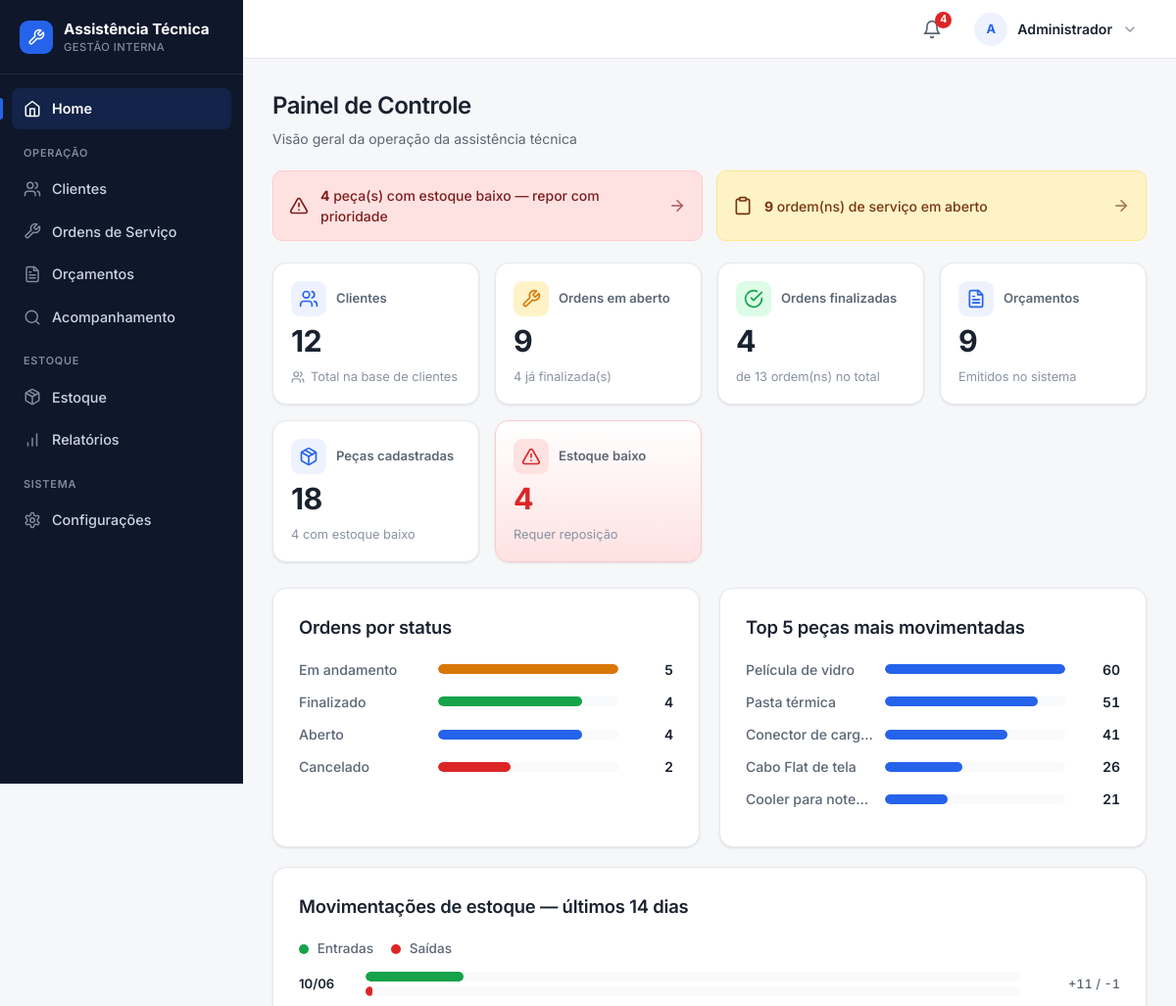
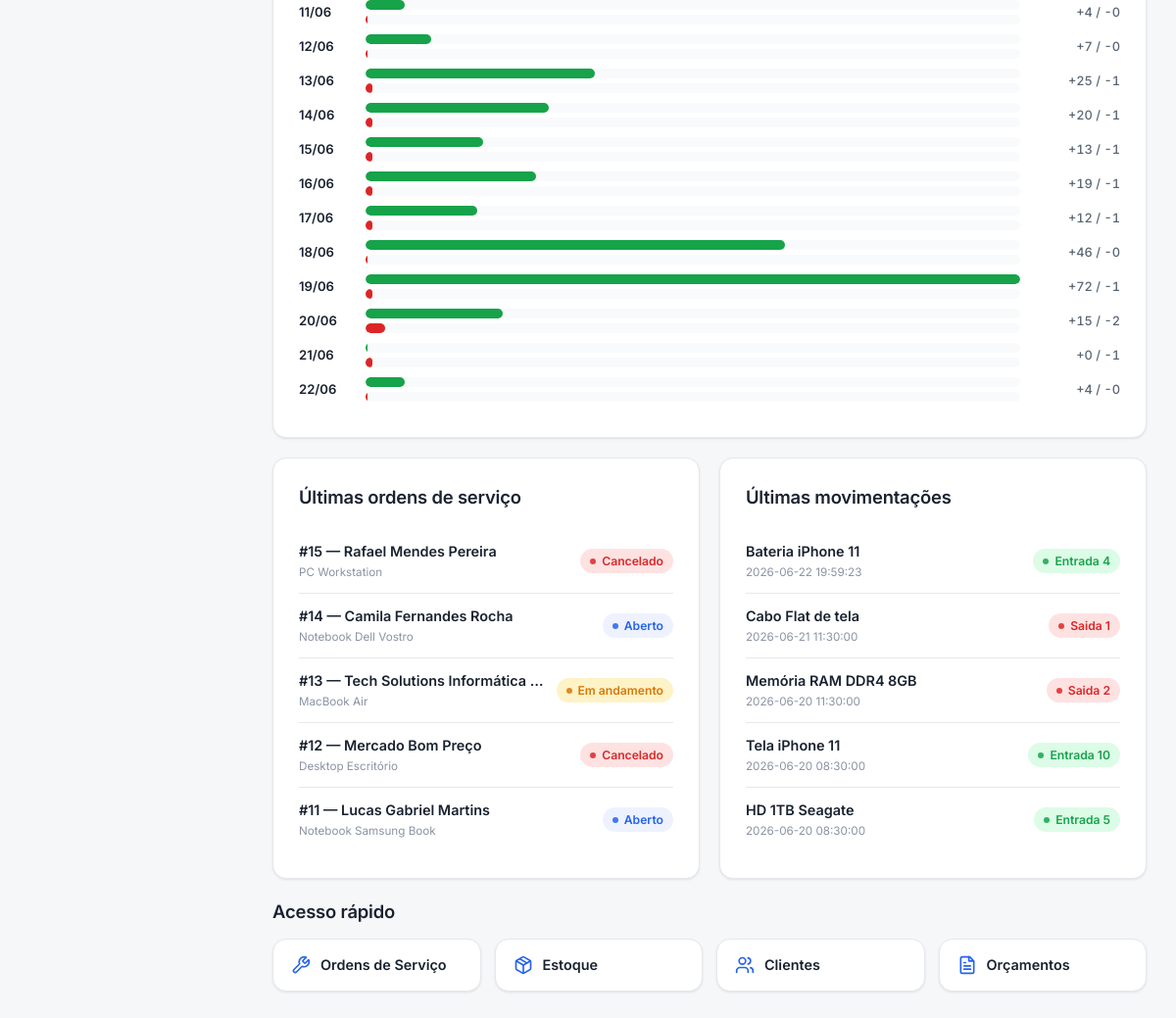
Page / (signed in) on the committed database (2 pictures, top to bottom).
### tables this page shows
CREATE TABLE ordens_servico (
    ordem_id INTEGER PRIMARY KEY AUTOINCREMENT,
    cliente_id INTEGER NOT NULL,
    equipamento TEXT NOT NULL,
    problema_relatado TEXT NOT NULL,
    status TEXT NOT NULL DEFAULT 'Aberto', funcionario_id INTEGER REFERENCES funcionarios(id), data_abertura TEXT, data_finalizacao TEXT, laudo TEXT, garantia TEXT, prazo_entrega TEXT,

    FOREIGN KEY (cliente_id) REFERENCES clientes(id)
);

CREATE TABLE pecas (
    id INTEGER PRIMARY KEY AUTOINCREMENT,
    nome TEXT NOT NULL,
    descricao TEXT,
    quantidade INTEGER NOT NULL DEFAULT 0,
    estoque_minimo INTEGER DEFAULT 1,
    preco_unitario REAL DEFAULT 0,
    fornecedor TEXT
, data_cadastro TEXT);

CREATE TABLE clientes (
    id INTEGER PRIMARY KEY AUTOINCREMENT,
    nome TEXT NOT NULL,
    cpf TEXT UNIQUE,
    telefone TEXT,
    email TEXT,
    endereco TEXT
, data_cadastro TEXT);

CREATE TABLE movimentacoes_estoque (
    id INTEGER PRIMARY KEY AUTOINCREMENT,
    peca_id INTEGER NOT NULL,
    tipo TEXT NOT NULL,
    quantidade INTEGER NOT NULL,
    data_movimentacao TEXT NOT NULL,
    observacao TEXT,

    FOREIGN KEY (peca_id) REFERENCES pecas(id)
);

### routes/home.py (the view)
@home_bp.route("/")
def home():
    db = conectar()
    total_clientes = db.execute(
        "SELECT COUNT(*) AS total FROM clientes"
    ).fetchone()["total"]
    total_pecas = db.execute(
        "SELECT COUNT(*) AS total FROM pecas"
    ).fetchone()["total"]
    total_orcamentos = db.execute(
        "SELECT COUNT(*) AS total FROM orcamentos"
    ).fetchone()["total"]
    ordens_abertas = db.execute(
        "SELECT COUNT(*) AS total FROM ordens_servico WHERE status IN (?, ?)",
        STATUS_EM_ABERTO,
    ).fetchone()["total"]
    ordens_finalizadas = db.execute(
        "SELECT COUNT(*) AS total FROM ordens_servico WHERE status = 'Finalizado'"
    ).fetchone()["total"]
    estoque_baixo = db.execute(
        "SELECT COUNT(*) AS total FROM pecas WHERE quantidade <= estoque_minimo"
    ).fetchone()["total"]
    indicadores = {
        "clientes": total_clientes,
        "ordens_abertas": ordens_abertas,
        "ordens_finalizadas": ordens_finalizadas,
        "orcamentos": total_orcamentos,
        "pecas": total_pecas,
        "estoque_baixo": estoque_baixo,
    }
    linhas_status = db.execute("""
        SELECT status, COUNT(*) AS total
        FROM ordens_servico
        GROUP BY status
        ORDER BY total DESC
    """).fetchall()
    max_status = max((linha["total"] for linha in linhas_status), default=0)
    ordens_por_status = [
        {
            "rotulo": linha["status"],
            "total": linha["total"],
            "porcentagem": _porcentagem(linha["total"], max_status),
        }
        for linha in linhas_status
    ]
    linhas_mov = db.execute("""
        SELECT
            substr(data_movimentacao, 1, 10) AS dia,
            SUM(CASE WHEN tipo = 'Entrada' THEN quantidade ELSE 0 END) AS entradas,
            SUM(CASE WHEN tipo = 'Saida'   THEN quantidade ELSE 0 END) AS saidas
        FROM movimentacoes_estoque
        WHERE date(data_movimentacao) >= date('now', '-13 days')
        GROUP BY dia
        ORDER BY dia
    """).fetchall()
    max_mov = max(
        (max(linha["entradas"], linha["saidas"]) for linha in linhas_mov),
        default=0,
    )
    movimentacoes_periodo = [
        {
            "dia": linha["dia"][8:10] + "/" + linha["dia"][5:7],
            "entradas": linha["entradas"],
            "saidas": linha["saidas"],
            "pct_entradas": _porcentagem(linha["entradas"], max_mov),
            "pct_saidas": _porcentagem(linha["saidas"], max_mov),
        }
        for linha in linhas_mov
    ]
    linhas_top = db.execute("""
        SELECT p.nome AS nome, SUM(m.quantidade) AS total
        FROM movimentacoes_estoque m
        JOIN pecas p ON p.id = m.peca_id
        GROUP BY m.peca_id
        ORDER BY total DESC
        LIMIT 5
    """).fetchall()
    max_top = max((linha["total"] for linha in linhas_top), default=0)
    top_pecas = [
        {
            "nome": linha["nome"],
            "total": linha["total"],
            "porcentagem": _porcentagem(linha["total"], max_top),
        }
        for linha in linhas_top
    ]
    ultimas_ordens = db.execute("""
        SELECT
            o.ordem_id,
            o.equipamento,
            o.status,
            c.nome AS cliente_nome
        FROM ordens_servico o
        JOIN clientes c ON c.id = o.cliente_id
        ORDER BY o.ordem_id DESC
        LIMIT 5
    """).fetchall()
    ultimas_movimentacoes = db.execute("""
        SELECT
            m.tipo,
            m.quantidade,
            m.data_movimentacao,
            p.nome AS nome_peca
        FROM movimentacoes_estoque m
        JOIN pecas p ON p.id = m.peca_id
        ORDER BY m.data_movimentacao DESC
        LIMIT 5
    """).fetchall()
    db.close()
    return render_template(
        "home.html",
        indicadores=indicadores,
        ordens_por_status=ordens_por_status,
        movimentacoes_periodo=movimentacoes_periodo,
        top_pecas=top_pecas,
        ultimas_ordens=ultimas_ordens,
        ultimas_movimentacoes=ultimas_movimentacoes,
    )

### templates/home.html (shortened to what this page needs)
{% extends "base.html" %}
{% import 'partials/_icons.html' as icons %}
{% block css %}
    <link rel="stylesheet" href="{{ url_for('static', filename='css/home.css') }}">
{% endblock %}
{% block conteudo %}
{% set total_ordens = indicadores.ordens_abertas + indicadores.ordens_finalizadas %}
<div class="page-head">
    <h1>Painel de Controle</h1>
    <p>Visão geral da operação da assistência técnica</p>
</div>
{% if indicadores.estoque_baixo > 0 or indicadores.ordens_abertas > 0 %}
<div class="alertas">
    {% if indicadores.estoque_baixo > 0 %}
    <a href="/estoque" class="alerta alerta--critico">
        <span class="alerta-icone">{{ icons.icon('alert-triangle', 20) }}</span>
        <span><strong>{{ indicadores.estoque_baixo }}</strong> peça(s) com estoque baixo — repor com prioridade</span>
        <span class="alerta-seta">{{ icons.icon('arrow-right', 18) }}</span>
    </a>
    {% endif %}
    {% if indicadores.ordens_abertas > 0 %}
    <a href="/ordem-servico" class="alerta alerta--aviso">
        <span class="alerta-icone">{{ icons.icon('clipboard', 20) }}</span>
        <span><strong>{{ indicadores.ordens_abertas }}</strong> ordem(ns) de serviço em aberto</span>
        <span class="alerta-seta">{{ icons.icon('arrow-right', 18) }}</span>
    </a>
    {% endif %}
</div>
{% endif %}
<section class="kpi-grid">
    <a href="/cadastro" class="kpi-card">
        <span class="kpi-topo">
            <span class="kpi-icone kpi-icone--azul">{{ icons.icon('users', 20) }}</span>
            <span class="kpi-rotulo">Clientes</span>
        </span>
        <span class="kpi-valor">{{ indicadores.clientes }}</span>
        <span class="kpi-contexto">{{ icons.icon('users', 14) }} Total na base de clientes</span>
    </a>
    <a href="/ordem-servico" class="kpi-card">
        <span class="kpi-topo">
            <span class="kpi-icone kpi-icone--ambar">{{ icons.icon('wrench', 20) }}</span>
            <span class="kpi-rotulo">Ordens em aberto</span>
        </span>
        <span class="kpi-valor">{{ indicadores.ordens_abertas }}</span>
        <span class="kpi-contexto">{{ indicadores.ordens_finalizadas }} já finalizada(s)</span>
    </a>
    <a href="/ordem-servico" class="kpi-card">
        <span class="kpi-topo">
            <span class="kpi-icone kpi-icone--verde">{{ icons.icon('check-circle', 20) }}</span>
            <span class="kpi-rotulo">Ordens finalizadas</span>
        </span>
        <span class="kpi-valor">{{ indicadores.ordens_finalizadas }}</span>
        <span class="kpi-contexto">de {{ total_ordens }} ordem(ns) no total</span>
    </a>
    <a href="/orcamento" class="kpi-card">
        <span class="kpi-topo">
            <span class="kpi-icone kpi-icone--azul">{{ icons.icon('file-text', 20) }}</span>
            <span class="kpi-rotulo">Orçamentos</span>
        </span>
        <span class="kpi-valor">{{ indicadores.orcamentos }}</span>
        <span class="kpi-contexto">Emitidos no sistema</span>
    </a>
    <a href="/estoque" class="kpi-card">
        <span class="kpi-topo">
            <span class="kpi-icone kpi-icone--azul">{{ icons.icon('package', 20) }}</span>
            <span class="kpi-rotulo">Peças cadastradas</span>
        </span>
        <span class="kpi-valor">{{ indicadores.pecas }}</span>
        <span class="kpi-contexto">{{ indicadores.estoque_baixo }} com estoque baixo</span>
    </a>
    <a href="/estoque" class="kpi-card {{ 'kpi-card--alerta' if indicadores.estoque_baixo > 0 else '' }}">
        <span class="kpi-topo">
            <span class="kpi-icone kpi-icone--vermelho">{{ icons.icon('alert-triangle', 20) }}</span>
            <span class="kpi-rotulo">Estoque baixo</span>
        </span>
        <span class="kpi-valor">{{ indicadores.estoque_baixo }}</span>
        <span class="kpi-contexto">
            {% if indicadores.estoque_baixo > 0 %}Requer reposição{% else %}Tudo em ordem{% endif %}
        </span>
    </a>
</section>
<section class="graficos-grid">
    <div class="container grafico-box">
        <h2>Ordens por status</h2>
        {% if ordens_por_status %}
            {% for item in ordens_por_status %}
            <div class="barra-linha">
                <span class="barra-rotulo">{{ item.rotulo }}</span>
                <span class="barra-trilho">
                    <span class="barra-preenchida status-{{ item.rotulo|lower|replace(' ', '-') }}"
                          style="width: {{ item.porcentagem }}%;"></span>
                </span>
                <span class="barra-valor">{{ item.total }}</span>
            </div>
            {% endfor %}
        {% else %}
            <p class="mensagem-vazia">Nenhuma ordem de serviço cadastrada.</p>
        {% endif %}
    </div>
    <div class="container grafico-box">
        <h2>Top 5 peças mais movimentadas</h2>
        {% if top_pecas %}
            {% for item in top_pecas %}
            <div class="barra-linha">
                <span class="barra-rotulo" title="{{ item.nome }}">{{ item.nome }}</span>
                <span class="barra-trilho">
                    <span class="barra-preenchida barra-azul" style="width: {{ item.porcentagem }}%;"></span>
                </span>
                <span class="barra-valor">{{ item.total }}</span>
            </div>
            {% endfor %}
        {% else %}
            <p class="mensagem-vazia">Nenhuma movimentação registrada.</p>
        {% endif %}
    </div>
</section>
<section class="container grafico-box grafico-largo">
    <h2>Movimentações de estoque — últimos 14 dias</h2>
    {% if movimentacoes_periodo %}
        <div class="legenda">
            <span><span class="ponto ponto-entrada"></span> Entradas</span>
            <span><span class="ponto ponto-saida"></span> Saídas</span>
        </div>
        {% for item in movimentacoes_periodo %}
        <div class="mov-dia">
            <span class="mov-data">{{ item.dia }}</span>
            <span class="mov-barras">
                <span class="barra-trilho">
                    <span class="barra-preenchida barra-entrada" style="width: {{ item.pct_entradas }}%;"></span>
                </span>
                <span class="barra-trilho">
                    <span class="barra-preenchida barra-saida" style="width: {{ item.pct_saidas }}%;"></span>
                </span>
            </span>
            <span class="mov-valores">+{{ item.entradas }} / -{{ item.saidas }}</span>
        </div>
        {% endfor %}
    {% else %}
        <p class="mensagem-vazia">Nenhuma movimentação nos últimos 14 dias.</p>
    {% endif %}
</section>
<section class="recentes-grid">
    <div class="container">
        <h2>Últimas ordens de serviço</h2>
        {% if ultimas_ordens %}
        <ul class="lista-recente">
            {% for ordem in ultimas_ordens %}
            <li>
                <div class="lista-info">
                    <strong>#{{ ordem.ordem_id }} — {{ ordem.cliente_nome }}</strong>
                    <small>{{ ordem.equipamento }}</small>
                </div>
                <span class="status status-{{ ordem.status|lower|replace(' ', '-') }}">{{ ordem.status }}</span>
            </li>
            {% endfor %}
        </ul>
        {% else %}
        <p class="mensagem-vazia">Nenhuma ordem registrada.</p>
        {% endif %}
    </div>
    <div class="container">
        <h2>Últimas movimentações</h2>
        {% if ultimas_movimentacoes %}
        <ul class="lista-recente">
            {% for mov in ultimas_movimentacoes %}
            <li>
                <div class="lista-info">
                    <strong>{{ mov.nome_peca }}</strong>
                    <small>{{ mov.data_movimentacao }}</small>
                </div>
                <span class="status {{ 'aprovado' if mov.tipo == 'Entrada' else 'recusado' }}">
                    {{ mov.tipo }} {{ mov.quantidade }}
                </span>
            </li>
            {% endfor %}
        </ul>
        {% else %}
        <p class="mensagem-vazia">Nenhuma movimentação registrada.</p>
        {% endif %}
    </div>
</section>
<section class="acesso-rapido">
    <h2>Acesso rápido</h2>
    <div class="atalhos">
        <a href="/ordem-servico" class="atalho">{{ icons.icon('wrench', 20) }} Ordens de Serviço</a>
        <a href="/estoque" class="atalho">{{ icons.icon('package', 20) }} Estoque</a>
        <a href="/cadastro" class="atalho">{{ icons.icon('users', 20) }} Clientes</a>
        <a href="/orcamento" class="atalho">{{ icons.icon('file-text', 20) }} Orçamentos</a>
    </div>
</section>
{% endblock %}

### rows in the picture
ordens_servico: rotulo "Em andamento", {{ item.porcentagem }} 100 (drawn), total "5"
pecas: nome "Película de vidro", {{ item.porcentagem }} 100 (drawn), total "60"
ordens_servico: ordem_id "15", cliente_nome "Rafael Mendes Pereira", equipamento "PC Workstation", status "Cancelado"
ordens_servico: ordem_id "14", cliente_nome "Camila Fernandes Rocha", equipamento "Notebook Dell Vostro", status "Aberto"
ordens_servico: ordem_id "13", cliente_nome "Tech Solutions Informática…", equipamento "MacBook Air", status "Em andamento"
ordens_servico: ordem_id "12", cliente_nome "Mercado Bom Preço", equipamento "Desktop Escritório", status "Cancelado"
ordens_servico: ordem_id "11", cliente_nome "Lucas Gabriel Martins", equipamento "Notebook Samsung Book", status "Aberto"
movimentacoes_estoque: nome_peca "Bateria iPhone 11", data_movimentacao "2026-06-22 19:59:23", tipo "Entrada", quantidade "4"
movimentacoes_estoque: nome_peca "Cabo Flat de tela", data_movimentacao "2026-06-21 11:30:00", tipo "Saida", quantidade "1"
movimentacoes_estoque: nome_peca "Memória RAM DDR4 8GB", data_movimentacao "2026-06-20 11:30:00", tipo "Saida", quantidade "2"
movimentacoes_estoque: nome_peca "Tela iPhone 11", data_movimentacao "2026-06-20 08:30:00", tipo "Entrada", quantidade "10"
movimentacoes_estoque: nome_peca "HD 1TB Seagate", data_movimentacao "2026-06-20 08:30:00", tipo "Entrada", quantidade "5"

### other values in the picture
{{ alerta_estoque_baixo }} "4"
{{ iniciais }} "A"
{{ nome_usuario }} "Administrador"
{{ indicadores.estoque_baixo }} "4"
{{ indicadores.ordens_abertas }} "9"
{{ indicadores.clientes }} "12"
{{ indicadores.ordens_finalizadas }} "4"
{{ total_ordens }} "13"
{{ indicadores.orcamentos }} "9"
{{ indicadores.pecas }} "18"
{{ item.rotulo }} "Finalizado" "Aberto" "Cancelado"
{{ item.total }} "4" "4" "2"
{{ item.nome }} "Pasta térmica" "Conector de carg…" "Cabo Flat de tela" "Cooler para note…"
{{ item.total }} "51" "41" "26" "21"
{{ item.dia }} "10/06" "11/06" "12/06" "13/06" "14/06" "15/06" "16/06" "17/06" "18/06" "19/06" "20/06" "21/06" "22/06"
